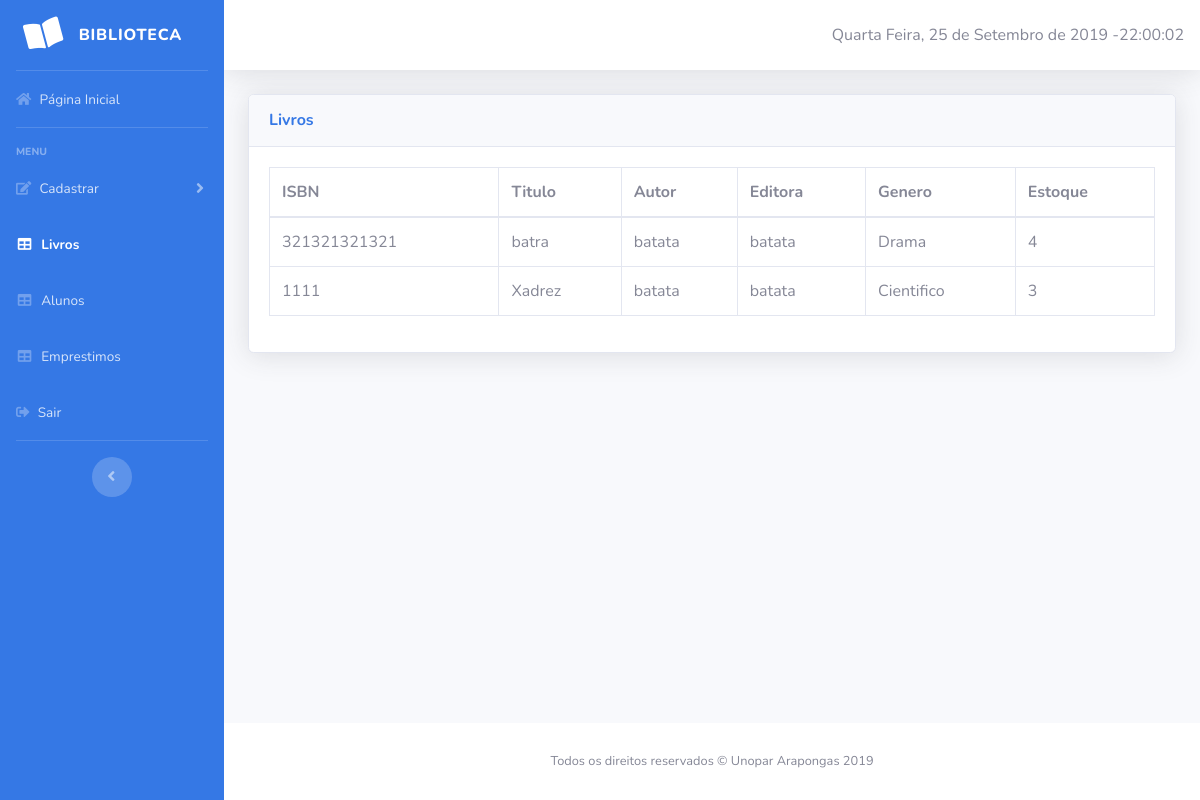
Before: /interface_rel_livro.php with the older database file.
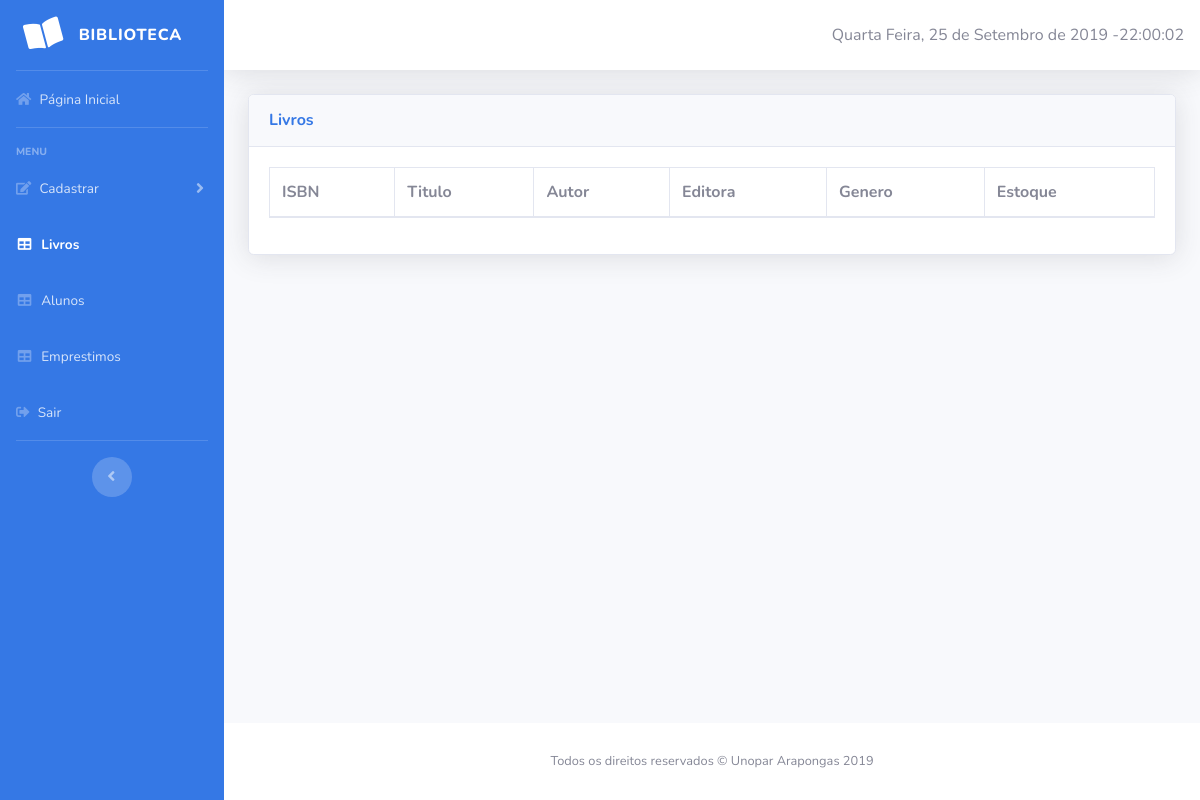
After: the same page with the newer database file.
### tables this page shows
CREATE TABLE `livros` (
  `id_livro` int(5) NOT NULL,
  `isbn` varchar(20) NOT NULL,
  `titulo_livro` varchar(50) NOT NULL,
  `id_autor` int(5) NOT NULL,
  `id_editora` int(5) NOT NULL,
  `id_genero` int(5) NOT NULL,
  `qtd_disponivel` int(5) NOT NULL
);

CREATE TABLE `autor` (
  `id_autor` int(5) NOT NULL,
  `nome_autor` varchar(20) NOT NULL
);

CREATE TABLE `editora` (
  `id_editora` int(5) NOT NULL,
  `nome_editora` varchar(25) NOT NULL
);

CREATE TABLE `genero` (
  `id_genero` int(5) NOT NULL,
  `desc_genero` varchar(20) NOT NULL
);

### interface_rel_livro.php (the view, shortened to what this page needs)
<?php include "conexao_banco.php"; ?>
<!DOCTYPE html>
<html lang="en">
<head>
    <link href="vendor/fontawesome-free/css/all.min.css" rel="stylesheet" type="text/css">
    <link href="css/sb-admin-2.min.css" rel="stylesheet">
    <link href="vendor/datatables/dataTables.bootstrap4.min.css" rel="stylesheet">
</head>
<body id="page-top">
    <div id="wrapper">
        <ul class="navbar-nav sidebar sidebar-dark accordion" id="accordionSidebar" style="background-color: #3578E5">
            <a class="sidebar-brand d-flex align-items-center justify-content-center" href="home.php">
                <div class="sidebar-brand-icon rotate-n-15">
                    <i class="fas fa-book-open"></i>
                </div>
                <div class="sidebar-brand-text mx-3">Biblioteca</div>
            </a>
            <hr class="sidebar-divider my-0">
            <li class="nav-item">
                <a class="nav-link" href="home.php">
                    <i class="fas fa-home"></i>
                    <span>Página Inicial</span></a>
            </li>
            <hr class="sidebar-divider">
            <div class="sidebar-heading">
                Menu
            </div>
            <li class="nav-item">
                <a class="nav-link collapsed" href="#" data-toggle="collapse" data-target="#collapseTwo"
                    aria-expanded="true" aria-controls="collapseTwo">
                    <i class="fas fa-edit"></i>
                    <span>Cadastrar</span>
                </a>
            </li>
            <li class="nav-item active">
                <a class="nav-link" href="interface_rel_livro.php">
                    <i class="fas fa-fw fa-table"></i>
                    <span>Livros</span></a>
            </li>
            <li class="nav-item">
                <a class="nav-link" href="interface_rel_aluno.php">
                    <i class="fas fa-fw fa-table"></i>
                    <span>Alunos</span></a>
            </li>
            <li class="nav-item">
                <a class="nav-link" href="interface_rel_emprestimo.php">
                    <i class="fas fa-fw fa-table"></i>
                    <span>Emprestimos</span></a>
            </li>
            <li class="nav-item">
                <a class="nav-link" href="sair.php">
                    <i class="fas fa-sign-out-alt"></i>
                    <span>Sair</span></a>
            </li>
            <hr class="sidebar-divider d-none d-md-block">
            <div class="text-center d-none d-md-inline">
                <button class="rounded-circle border-0" id="sidebarToggle"></button>
            </div>
        </ul>
        <div id="content-wrapper" class="d-flex flex-column">
            <div id="content">
                <nav class="navbar navbar-expand navbar-light bg-white topbar mb-4 static-top shadow">
                    <div id="demo"></div>
                </nav>
                <div class="container-fluid">
                    <div class="card shadow mb-4">
                        <div class="card-header py-3">
                            <h6 class="m-0 font-weight-bold" style="color: #3578E5;">Livros</h6>
                        </div>
                        <div class="card-body">
                            <div class="table-responsive">
                                <table class="table table-bordered" id="dataTable" width="100%" cellspacing="0">
                                    <thead>
                                        <tr>
                                            <th>ISBN</th>
                                            <th>Titulo</th>
                                            <th>Autor</th>
                                            <th>Editora</th>
                                            <th>Genero</th>
                                            <th>Estoque</th>
                                        </tr>
                                    </thead>
                                    <tbody>
                                        <?php
                                    $sql=mysqli_query($conexao, "SELECT * FROM livros JOIN genero ON livros.id_genero = genero.id_genero JOIN editora ON livros.id_editora = editora.id_editora JOIN autor ON livros.id_autor = autor.id_autor WHERE livros.id_livro <> 0");
                                    while($row = mysqli_fetch_array($sql)){ ?>
                                        <tr>
                                            <td><?php echo $row['isbn'];?></td>
                                            <td><?php echo $row['titulo_livro'];?></td>
                                            <td><?php echo $row['nome_autor'];?></td>
                                            <td><?php echo $row['nome_editora'];?></td>
                                            <td><?php echo $row['desc_genero'];?></td>
                                            <td><?php echo $row['qtd_disponivel'];?></td>
                                        </tr>
                                        <?php } ?>
                                    </tbody>
                                </table>
                            </div>
                        </div>
                    </div>
                </div>
            </div>
            <footer class="sticky-footer bg-white">
                <div class="container my-auto">
                    <div class="copyright text-center my-auto">
                        <span>Todos os direitos reservados &copy; Unopar Arapongas 2019</span>
                    </div>
                </div>
            </footer>
        </div>
    </div>
</body>
</html>

Changed rows visible on the page:
removed livros: isbn "321321321321", titulo_livro "batra", id_autor.nome_autor "batata", id_editora.nome_editora "batata", id_genero.desc_genero "Drama", qtd_disponivel "4"
removed livros: isbn "1111", titulo_livro "Xadrez", id_autor.nome_autor "batata", id_editora.nome_editora "batata", id_genero.desc_genero "Cientifico", qtd_disponivel "3"
